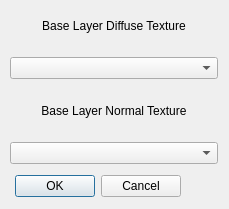
<?xml version="1.0" encoding="UTF-8"?>
<ui version="4.0">
 <class>createterraindialog</class>
 <widget class="QDialog" name="createterraindialog">
  <property name="windowModality">
   <enum>Qt::NonModal</enum>
  </property>
  <property name="geometry">
   <rect>
    <x>0</x>
    <y>0</y>
    <width>229</width>
    <height>209</height>
   </rect>
  </property>
  <property name="windowTitle">
   <string>Create New Terrain Page</string>
  </property>
  <property name="modal">
   <bool>true</bool>
  </property>
  <widget class="QDialogButtonBox" name="buttonBox">
   <property name="geometry">
    <rect>
     <x>10</x>
     <y>170</y>
     <width>171</width>
     <height>32</height>
    </rect>
   </property>
   <property name="orientation">
    <enum>Qt::Horizontal</enum>
   </property>
   <property name="standardButtons">
    <set>QDialogButtonBox::Cancel|QDialogButtonBox::Ok</set>
   </property>
  </widget>
  <widget class="QWidget" name="verticalLayoutWidget">
   <property name="geometry">
    <rect>
     <x>10</x>
     <y>0</y>
     <width>208</width>
     <height>164</height>
    </rect>
   </property>
   <layout class="QVBoxLayout" name="verticalLayout">
    <item>
     <widget class="QLabel" name="label_2">
      <property name="text">
       <string>Base Layer Diffuse Texture</string>
      </property>
      <property name="alignment">
       <set>Qt::AlignCenter</set>
      </property>
     </widget>
    </item>
    <item>
     <widget class="QComboBox" name="mDiffuseCombo">
      <property name="sizePolicy">
       <sizepolicy hsizetype="MinimumExpanding" vsizetype="Fixed">
        <horstretch>0</horstretch>
        <verstretch>0</verstretch>
       </sizepolicy>
      </property>
     </widget>
    </item>
    <item>
     <widget class="QLabel" name="label_3">
      <property name="text">
       <string>Base Layer Normal Texture</string>
      </property>
      <property name="alignment">
       <set>Qt::AlignCenter</set>
      </property>
     </widget>
    </item>
    <item>
     <widget class="QComboBox" name="mNormalCombo">
      <property name="sizePolicy">
       <sizepolicy hsizetype="MinimumExpanding" vsizetype="Fixed">
        <horstretch>0</horstretch>
        <verstretch>0</verstretch>
       </sizepolicy>
      </property>
     </widget>
    </item>
   </layout>
  </widget>
 </widget>
 <resources/>
 <connections>
  <connection>
   <sender>buttonBox</sender>
   <signal>accepted()</signal>
   <receiver>createterraindialog</receiver>
   <slot>accept()</slot>
   <hints>
    <hint type="sourcelabel">
     <x>248</x>
     <y>254</y>
    </hint>
    <hint type="destinationlabel">
     <x>157</x>
     <y>274</y>
    </hint>
   </hints>
  </connection>
  <connection>
   <sender>buttonBox</sender>
   <signal>rejected()</signal>
   <receiver>createterraindialog</receiver>
   <slot>reject()</slot>
   <hints>
    <hint type="sourcelabel">
     <x>248</x>
     <y>254</y>
    </hint>
    <hint type="destinationlabel">
     <x>157</x>
     <y>274</y>
    </hint>
   </hints>
  </connection>
 </connections>
</ui>
